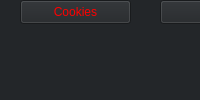
  <widget class="QDockWidget" name="QWidget">
   <property name="minimumSize">
    <size>
     <width>58</width>
     <height>50</height>
    </size>
   </property>
   <property name="palette">
    <palette>
     <active>
      <colorrole role="WindowText">
       <brush brushstyle="SolidPattern">
        <color alpha="255">
         <red>255</red>
         <green>255</green>
         <blue>255</blue>
        </color>
       </brush>
      </colorrole>
      <colorrole role="Button">
       <brush brushstyle="SolidPattern">
        <color alpha="255">
         <red>35</red>
         <green>38</green>
         <blue>41</blue>
        </color>
       </brush>
      </colorrole>
      <colorrole role="Text">
       <brush brushstyle="SolidPattern">
        <color alpha="255">
         <red>255</red>
         <green>255</green>
         <blue>255</blue>
        </color>
       </brush>
      </colorrole>
      <colorrole role="ButtonText">
       <brush brushstyle="SolidPattern">
        <color alpha="255">
         <red>255</red>
         <green>0</green>
         <blue>0</blue>
        </color>
       </brush>
      </colorrole>
      <colorrole role="Base">
       <brush brushstyle="SolidPattern">
        <color alpha="255">
         <red>35</red>
         <green>38</green>
         <blue>41</blue>
        </color>
       </brush>
      </colorrole>
      <colorrole role="Window">
       <brush brushstyle="SolidPattern">
        <color alpha="255">
         <red>35</red>
         <green>38</green>
         <blue>41</blue>
        </color>
       </brush>
      </colorrole>
      <colorrole role="PlaceholderText">
       <brush brushstyle="SolidPattern">
        <color alpha="128">
         <red>255</red>
         <green>255</green>
         <blue>255</blue>
        </color>
       </brush>
      </colorrole>
     </active>
     <inactive>
      <colorrole role="WindowText">
       <brush brushstyle="SolidPattern">
        <color alpha="255">
         <red>255</red>
         <green>255</green>
         <blue>255</blue>
        </color>
       </brush>
      </colorrole>
      <colorrole role="Button">
       <brush brushstyle="SolidPattern">
        <color alpha="255">
         <red>35</red>
         <green>38</green>
         <blue>41</blue>
        </color>
       </brush>
      </colorrole>
      <colorrole role="Text">
       <brush brushstyle="SolidPattern">
        <color alpha="255">
         <red>255</red>
         <green>255</green>
         <blue>255</blue>
        </color>
       </brush>
      </colorrole>
      <colorrole role="ButtonText">
       <brush brushstyle="SolidPattern">
        <color alpha="255">
         <red>255</red>
         <green>0</green>
         <blue>0</blue>
        </color>
       </brush>
      </colorrole>
      <colorrole role="Base">
       <brush brushstyle="SolidPattern">
        <color alpha="255">
         <red>35</red>
         <green>38</green>
         <blue>41</blue>
        </color>
       </brush>
      </colorrole>
      <colorrole role="Window">
       <brush brushstyle="SolidPattern">
        <color alpha="255">
         <red>35</red>
         <green>38</green>
         <blue>41</blue>
        </color>
       </brush>
      </colorrole>
      <colorrole role="PlaceholderText">
       <brush brushstyle="SolidPattern">
        <color alpha="128">
         <red>255</red>
         <green>255</green>
         <blue>255</blue>
        </color>
       </brush>
      </colorrole>
     </inactive>
     <disabled>
      <colorrole role="WindowText">
       <brush brushstyle="SolidPattern">
        <color alpha="255">
         <red>255</red>
         <green>255</green>
         <blue>255</blue>
        </color>
       </brush>
      </colorrole>
      <colorrole role="Button">
       <brush brushstyle="SolidPattern">
        <color alpha="255">
         <red>35</red>
         <green>38</green>
         <blue>41</blue>
        </color>
       </brush>
      </colorrole>
      <colorrole role="Text">
       <brush brushstyle="SolidPattern">
        <color alpha="255">
         <red>255</red>
         <green>255</green>
         <blue>255</blue>
        </color>
       </brush>
      </colorrole>
      <colorrole role="ButtonText">
       <brush brushstyle="SolidPattern">
        <color alpha="255">
         <red>255</red>
         <green>255</green>
         <blue>255</blue>
        </color>
       </brush>
      </colorrole>
      <colorrole role="Base">
       <brush brushstyle="SolidPattern">
        <color alpha="255">
         <red>35</red>
         <green>38</green>
         <blue>41</blue>
        </color>
       </brush>
      </colorrole>
      <colorrole role="Window">
       <brush brushstyle="SolidPattern">
        <color alpha="255">
         <red>35</red>
         <green>38</green>
         <blue>41</blue>
        </color>
       </brush>
      </colorrole>
      <colorrole role="PlaceholderText">
       <brush brushstyle="SolidPattern">
        <color alpha="128">
         <red>255</red>
         <green>255</green>
         <blue>255</blue>
        </color>
       </brush>
      </colorrole>
     </disabled>
    </palette>
   </property>
   <property name="windowIcon">
    <iconset>
     <normaloff>../icons/diamond.ico</normaloff>../icons/diamond.ico</iconset>
   </property>
   <property name="features">
    <set>QDockWidget::DockWidgetFloatable|QDockWidget::DockWidgetMovable</set>
   </property>
   <property name="windowTitle">
    <string>Features</string>
   </property>
   <attribute name="dockWidgetArea">
    <number>4</number>
   </attribute>
   <widget class="QWidget" name="widget_container">
    <widget class="QPushButton" name="widget_button_cookies">
     <property name="enabled">
      <bool>true</bool>
     </property>
     <property name="geometry">
      <rect>
       <x>20</x>
       <y>0</y>
       <width>111</width>
       <height>24</height>
      </rect>
     </property>
     <property name="toolTip">
      <string>Cookies Widget
This option will help you manage and inspect your cookie data and values.</string>
     </property>
     <property name="text">
      <string>Cookies</string>
     </property>
    </widget>
    <widget class="QPushButton" name="widget_button_url_tools">
     <property name="enabled">
      <bool>true</bool>
     </property>
     <property name="geometry">
      <rect>
       <x>310</x>
       <y>0</y>
       <width>111</width>
       <height>21</height>
      </rect>
     </property>
     <property name="toolTip">
      <string>URL Tool Widget
This widget will allow the user to inspect
and get the analytics of URL Domains
And can also help you chase down new leads or
New approachs to websites.</string>
     </property>
     <property name="text">
      <string>URL Tool</string>
     </property>
     <property name="checkable">
      <bool>false</bool>
     </property>
    </widget>
    <widget class="QPushButton" name="widget_button_requests">
     <property name="enabled">
      <bool>true</bool>
     </property>
     <property name="geometry">
      <rect>
       <x>460</x>
       <y>0</y>
       <width>121</width>
       <height>24</height>
      </rect>
     </property>
     <property name="toolTip">
      <string>Request Widget - TBA</string>
     </property>
     <property name="text">
      <string>Request</string>
     </property>
    </widget>
    <widget class="QPushButton" name="widget_button_about">
     <property name="enabled">
      <bool>true</bool>
     </property>
     <property name="geometry">
      <rect>
       <x>670</x>
       <y>0</y>
       <width>81</width>
       <height>24</height>
      </rect>
     </property>
     <property name="toolTip">
      <string>About Widget
This widget will take you the &quot;Credits&quot; portion of the softwareThis is where you can find more indepth explinations
of all the functions and features that is included in this software</string>
     </property>
     <property name="text">
      <string>About</string>
     </property>
    </widget>
    <widget class="QPushButton" name="widget_button_configs">
     <property name="enabled">
      <bool>true</bool>
     </property>
     <property name="geometry">
      <rect>
       <x>160</x>
       <y>0</y>
       <width>111</width>
       <height>24</height>
      </rect>
     </property>
     <property name="toolTip">
      <string>Configs Widget
This widget will give you several various functions
that will help you generate and create a number
of various checkers such as Cookie Bullet, BL Tools
Silverbullet, Openbullet, Python and more.</string>
     </property>
     <property name="text">
      <string>CFGs</string>
     </property>
    </widget>
   </widget>
  </widget>
